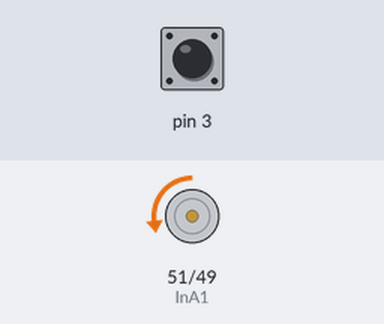
Simulated run of this sketch. Board: Arduino Mega 2560, built with avr-gcc and run on an emulated ATmega2560. Shown: motor-driver pin pairs drawn as motors (green arrow = first pin HIGH = forward, orange = second pin HIGH = backward, longer = more drive, scaled by the enable pin). Inputs (shaded band) come from the test bench; at power-on: pin 3 HIGH.

Above: at 1.5 s.
At 4.5 s:
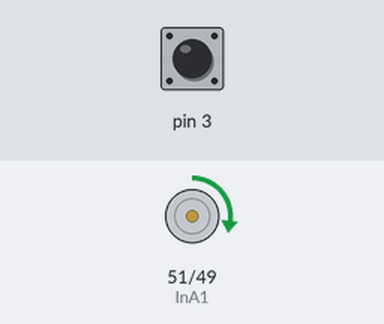
Timing chart, 0 to 7.8 s (numbered marks = the images above):
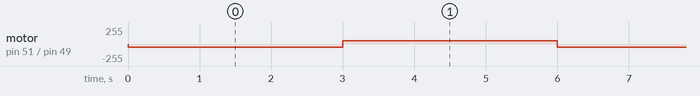

Measured:
- by itself, motor on pin 51 (InA1) / pin 49 (InB1): alternates forward 50/255 for 3.0 s and backward 50/255 for 3.0 s

The sketch:

MotorsMoveControl.ino
```cpp
// MD03A_Motor_basic + encoder

#define InA1            51                      // INA motor pin
#define InB1            49                      // INB motor pin
#define PWM1            9                       // PWM motor pin
#define encodPinA1      2                       // encoder A pin
#define encodPinB1      13                       // encoder B pin

#define LOOPTIME        100                     // PID loop time
#define FORWARD         1                       // direction of rotation
#define BACKWARD        2                       // direction of rotation

unsigned long lastMilli = 0;                    // loop timing
unsigned long lastMilliPrint = 0;               // loop timing
long count = 0;                                 // rotation counter
long countInit;
long tickNumber = 0;
boolean run = false;                                     // motor moves

void setup() {
 pinMode(InA1, OUTPUT);
 pinMode(InB1, OUTPUT);
 pinMode(PWM1, OUTPUT);
 pinMode(encodPinA1, INPUT);
 pinMode(encodPinB1, INPUT);
 digitalWrite(encodPinA1, HIGH);                      // turn on pullup resistor
 digitalWrite(encodPinB1, HIGH);
 attachInterrupt(1, rencoder, FALLING);
}

void loop() {
 moveMotor(FORWARD, 50, 464*2);                        // direction, PWM, ticks number
 delay(3000);
 moveMotor(BACKWARD, 50, 464*2);                           // 464=360°
 delay(3000);
}

void moveMotor(int direction, int PWM_val, long tick)  {
 countInit = count;    // abs(count)
 tickNumber = tick;
 if(direction==FORWARD)          motorForward(PWM_val);
 else if(direction==BACKWARD)    motorBackward(PWM_val);
}

void rencoder()  {                                    // pulse and direction, direct port reading to save cycles
 if(digitalRead(encodPinB1)==HIGH) count++;
 if(digitalRead(encodPinB1)==LOW) count--;
 //if (PINB & 0b00000001)    count++;                  // if(digitalRead(encodPinB1)==HIGH)   count_r ++;
 //else                      count--;                  // if (digitalRead(encodPinB1)==LOW)   count_r --;
 if(run)
   if((abs(abs(count)-abs(countInit))) >= tickNumber)      motorBrake();
}

void motorForward(int PWM_val)  {
 analogWrite(PWM1, PWM_val);
 digitalWrite(InA1, LOW);
 digitalWrite(InB1, HIGH);
 run = true;
}

void motorBackward(int PWM_val)  {
 analogWrite(PWM1, PWM_val);
 digitalWrite(InA1, HIGH);
 digitalWrite(InB1, LOW);
 run = true;
}

void motorBrake()  {
 analogWrite(PWM1, 0);
 digitalWrite(InA1, HIGH);
 digitalWrite(InB1, HIGH);
 run = false;
}
```
